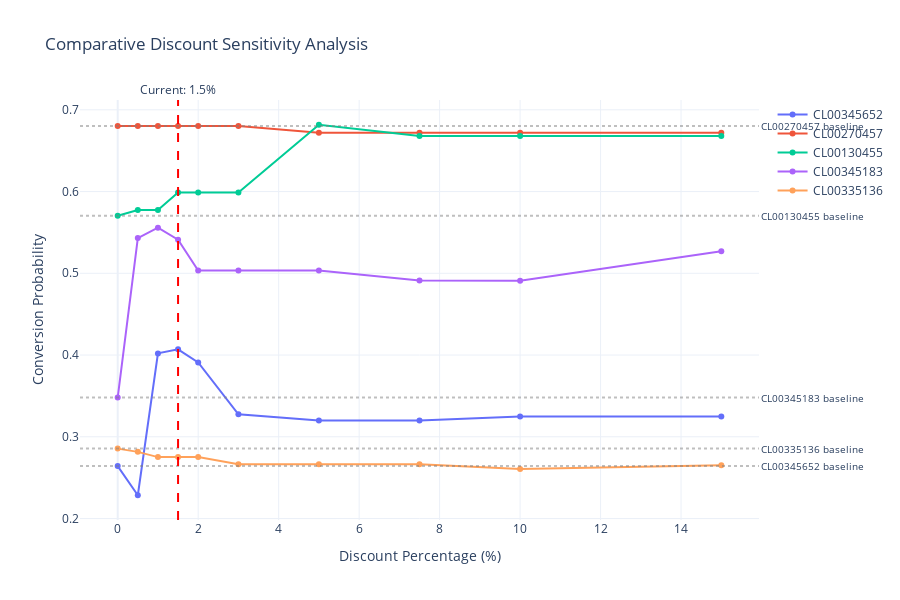

Notebook source saved alongside this figure:
### Code cell
# COMPARATIVE DISCOUNT RESPONSE CURVES FOR ALL CUSTOMERS
print("\n=== CREATING COMPARATIVE DISCOUNT RESPONSE CHART ===")

# Define discount levels to test
discount_levels = [0, 0.5, 1.0, 1.5, 2.0, 3.0, 5.0, 7.5, 10.0, 15.0]  # %

# Create a DataFrame to store all results
comparison_data = []

for cust_id in selected_ids:
    cust_quotes = df_sim[df_sim['numero_compte'] == cust_id].copy()
    base_price = cust_quotes['mt_apres_remise_ht_devis'].sum()
    baseline_prob = baseline_df[baseline_df['customer_id'] == cust_id]['baseline_prob'].iloc[0]
    
    for discount_pct in discount_levels:
        # Apply discount
        modified = cust_quotes.copy()
        discount_amount = base_price * (discount_pct / 100)
        
        if 'mt_remise_exceptionnelle_ht' in modified.columns:
            modified['mt_remise_exceptionnelle_ht'] = modified['mt_remise_exceptionnelle_ht'].fillna(0) - discount_amount
        
        if 'mt_apres_remise_ht_devis' in modified.columns:
            modified['mt_apres_remise_ht_devis'] = base_price - discount_amount
        
        # Get probability
        prob = run_simulation_get_prob(cust_id, modified, model, feature_names)
        
        comparison_data.append({
            'customer_id': cust_id,
            'discount_pct': discount_pct,
            'discount_amount': discount_amount,
            'probability': prob,
            'baseline_prob': baseline_prob,
            'delta': prob - baseline_prob
        })

comparison_df = pd.DataFrame(comparison_data)

# Create interactive comparison chart
fig = go.Figure()

# Add one line per customer
for cust_id in selected_ids:
    cust_data = comparison_df[comparison_df['customer_id'] == cust_id]
    
    fig.add_trace(go.Scatter(
        x=cust_data['discount_pct'],
        y=cust_data['probability'],
        mode='lines+markers',
        name=cust_id,
        hovertemplate=(
            f"Customer: {cust_id}<br>" +
            "Discount: %{x}%<br>" +
            "Probability: %{y:.3f}<br>" +
            "Δ from baseline: %{customdata:.3f}<br>" +
            "Discount amount: €%{text:.2f}"
        ),
        customdata=cust_data['delta'],
        text=cust_data['discount_amount']
    ))

# Add baseline reference (0% discount)
for cust_id in selected_ids:
    baseline = comparison_df[
        (comparison_df['customer_id'] == cust_id) & 
        (comparison_df['discount_pct'] == 0)
    ]['probability'].iloc[0]
    
    fig.add_hline(
        y=baseline, 
        line_dash="dot", 
        line_color="gray", 
        opacity=0.5,
        annotation_text=f"{cust_id} baseline",
        annotation_position="right",
        annotation_font_size=10
    )

# Layout
fig.update_layout(
    title="Comparative Discount Sensitivity Analysis",
    xaxis_title="Discount Percentage (%)",
    yaxis_title="Conversion Probability",
    hovermode="closest",
    template="plotly_white",
    height=600,
    showlegend=True
)

# Add current scenario marker (1.5%)
fig.add_vline(x=1.5, line_dash="dash", line_color="red",
              annotation_text="Current: 1.5%", annotation_position="top")

fig.show()

print("✓ Comparative discount response curves created!")
print("✓ Hover over any point to see customer-specific details")
print("✓ Each line shows a different customer's sensitivity to discounts")

### Figure 1 — Plotly figure (JSON) as saved in the notebook; plotly's stock layout.template omitted (floating-point values rounded to 4 significant figures)
{"data": [{"customdata": [0.0, -0.03569, 0.1379, 0.1429, 0.1268, 0.06332, 0.05575, 0.05575, 0.0607, 0.0607], "hovertemplate": "Customer: CL00345652<br>Discount: %{x}%<br>Probability: %{y:.3f}<br>Δ from baseline: %{customdata:.3f}<br>Discount amount: €%{text:.2f}", "mode": "lines+markers", "name": "CL00345652", "text": [0.0, 47.38, 94.76, 142.1, 189.5, 284.3, 473.8, 710.7, 947.6, 1421.0], "type": "scatter", "x": [0.0, 0.5, 1.0, 1.5, 2.0, 3.0, 5.0, 7.5, 10.0, 15.0], "y": [0.2642, 0.2285, 0.402, 0.407, 0.391, 0.3275, 0.3199, 0.3199, 0.3249, 0.3249]}, {"customdata": [0.0, 0.0, 0.0, 0.0, 0.0, 0.0, -0.008129, -0.008129, -0.008129, -0.008129], "hovertemplate": "Customer: CL00270457<br>Discount: %{x}%<br>Probability: %{y:.3f}<br>Δ from baseline: %{customdata:.3f}<br>Discount amount: €%{text:.2f}", "mode": "lines+markers", "name": "CL00270457", "text": [0.0, 21.9, 43.79, 65.69, 87.59, 131.4, 219.0, 328.4, 437.9, 656.9], "type": "scatter", "x": [0.0, 0.5, 1.0, 1.5, 2.0, 3.0, 5.0, 7.5, 10.0, 15.0], "y": [0.6801, 0.6801, 0.6801, 0.6801, 0.6801, 0.6801, 0.672, 0.672, 0.672, 0.672]}, {"customdata": [0.005483, 0.0126, 0.0126, 0.03394, 0.03394, 0.03394, 0.1168, 0.1032, 0.1032, 0.1032], "hovertemplate": "Customer: CL00130455<br>Discount: %{x}%<br>Probability: %{y:.3f}<br>Δ from baseline: %{customdata:.3f}<br>Discount amount: €%{text:.2f}", "mode": "lines+markers", "name": "CL00130455", "text": [0.0, 108.3, 216.7, 325.0, 433.3, 650.0, 1083.0, 1625.0, 2167.0, 3250.0], "type": "scatter", "x": [0.0, 0.5, 1.0, 1.5, 2.0, 3.0, 5.0, 7.5, 10.0, 15.0], "y": [0.5704, 0.5775, 0.5775, 0.5989, 0.5989, 0.5989, 0.6817, 0.6681, 0.6681, 0.6681]}, {"customdata": [-0.01725, 0.178, 0.1906, 0.1758, 0.1381, 0.1381, 0.1381, 0.126, 0.1257, 0.1618], "hovertemplate": "Customer: CL00345183<br>Discount: %{x}%<br>Probability: %{y:.3f}<br>Δ from baseline: %{customdata:.3f}<br>Discount amount: €%{text:.2f}", "mode": "lines+markers", "name": "CL00345183", "text": [0.0, 28.73, 57.47, 86.2, 114.9, 172.4, 287.3, 431.0, 574.7, 862.0], "type": "scatter", "x": [0.0, 0.5, 1.0, 1.5, 2.0, 3.0, 5.0, 7.5, 10.0, 15.0], "y": [0.3479, 0.5431, 0.5557, 0.541, 0.5033, 0.5033, 0.5033, 0.4912, 0.4909, 0.527]}, {"customdata": [0.02866, 0.02468, 0.01826, 0.01826, 0.01826, 0.009498, 0.009498, 0.009498, 0.003798, 0.008424], "hovertemplate": "Customer: CL00335136<br>Discount: %{x}%<br>Probability: %{y:.3f}<br>Δ from baseline: %{customdata:.3f}<br>Discount amount: €%{text:.2f}", "mode": "lines+markers", "name": "CL00335136", "text": [0.0, 169.5, 339.0, 508.5, 678.1, 1017.0, 1695.0, 2543.0, 3390.0, 5085.0], "type": "scatter", "x": [0.0, 0.5, 1.0, 1.5, 2.0, 3.0, 5.0, 7.5, 10.0, 15.0], "y": [0.2855, 0.2815, 0.2751, 0.2751, 0.2751, 0.2664, 0.2664, 0.2664, 0.2607, 0.2653]}], "layout": {"annotations": [{"font": {"size": 10}, "showarrow": false, "text": "CL00345652 baseline", "x": 1, "xanchor": "left", "xref": "x domain", "y": 0.2642, "yanchor": "middle", "yref": "y"}, {"font": {"size": 10}, "showarrow": false, "text": "CL00270457 baseline", "x": 1, "xanchor": "left", "xref": "x domain", "y": 0.6801, "yanchor": "middle", "yref": "y"}, {"font": {"size": 10}, "showarrow": false, "text": "CL00130455 baseline", "x": 1, "xanchor": "left", "xref": "x domain", "y": 0.5704, "yanchor": "middle", "yref": "y"}, {"font": {"size": 10}, "showarrow": false, "text": "CL00345183 baseline", "x": 1, "xanchor": "left", "xref": "x domain", "y": 0.3479, "yanchor": "middle", "yref": "y"}, {"font": {"size": 10}, "showarrow": false, "text": "CL00335136 baseline", "x": 1, "xanchor": "left", "xref": "x domain", "y": 0.2855, "yanchor": "middle", "yref": "y"}, {"showarrow": false, "text": "Current: 1.5%", "x": 1.5, "xanchor": "center", "xref": "x", "y": 1, "yanchor": "bottom", "yref": "y domain"}], "height": 600, "hovermode": "closest", "shapes": [{"line": {"color": "gray", "dash": "dot"}, "opacity": 0.5, "type": "line", "x0": 0, "x1": 1, "xref": "x domain", "y0": 0.2642, "y1": 0.2642, "yref": "y"}, {"line": {"color": "gray", "dash": "dot"}, "opacity": 0.5, "type": "line", "x0": 0, "x1": 1, "xref": "x domain", "y0": 0.6801, "y1": 0.6801, "yref": "y"}, {"line": {"color": "gray", "dash": "dot"}, "opacity": 0.5, "type": "line", "x0": 0, "x1": 1, "xref": "x domain", "y0": 0.5704, "y1": 0.5704, "yref": "y"}, {"line": {"color": "gray", "dash": "dot"}, "opacity": 0.5, "type": "line", "x0": 0, "x1": 1, "xref": "x domain", "y0": 0.3479, "y1": 0.3479, "yref": "y"}, {"line": {"color": "gray", "dash": "dot"}, "opacity": 0.5, "type": "line", "x0": 0, "x1": 1, "xref": "x domain", "y0": 0.2855, "y1": 0.2855, "yref": "y"}, {"line": {"color": "red", "dash": "dash"}, "type": "line", "x0": 1.5, "x1": 1.5, "xref": "x", "y0": 0, "y1": 1, "yref": "y domain"}], "showlegend": true, "title": {"text": "Comparative Discount Sensitivity Analysis"}, "xaxis": {"title": {"text": "Discount Percentage (%)"}}, "yaxis": {"title": {"text": "Conversion Probability"}}}}
